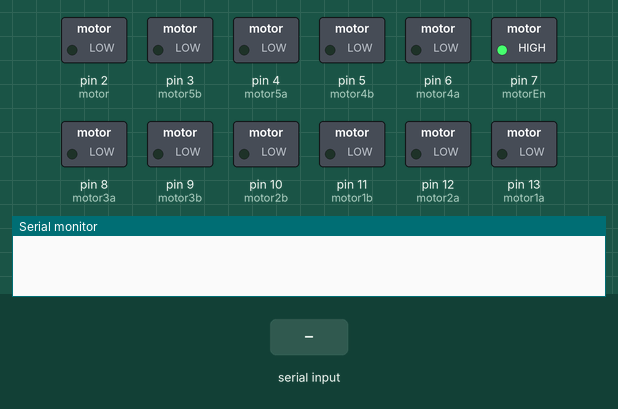
Simulated run of this sketch. Board: Arduino Uno, built with avr-gcc and run on an emulated ATmega328P. On the bench: switched loads named in the sketch (green lamp = pin HIGH), the last lines printed to the serial monitor. The test bench sets the inputs (shaded band).

Above: at 1.2 s.
1.3 s: ";" received over Serial
At 2.3 s:
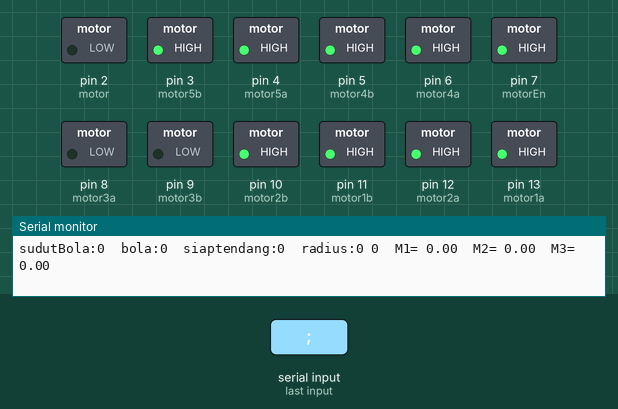
Timing chart, 0 to 4.3 s (numbered marks = the images above; inputs shaded):
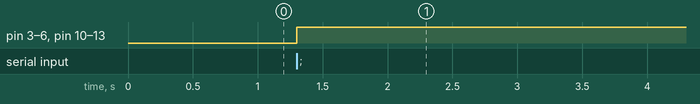

The sketch:

kiper_v1.ino
```cpp
#define motor1a 13
#define motor1b 11 //PWM
#define motor2a 12
#define motor2b 10 //PWM
#define motor3a 8
#define motor3b 9  //PWM
#define motor4a 6
#define motor4b 5  //PWM
#define motor5a 4
#define motor5b 3  //PWM
#define motorEn 7
#define pneumatic 2
#define ir  A3

int motor[] = {
  motor1a, motor1b, motor2a, motor2b, motor3a, motor3b, motor4a, motor4b, motor5a, motor5b, motorEn, pneumatic
};
float motor1, motor2, motor3, motor4, motor5, angular;
float rotatePWM = 0; //perlu di-PID-kan
float maxPWM = 255;
int speedRobot = 60;    //kecepatan robot mendekati bola (0-255)
int sudut, lastSudut;
int error, lastError, kp = 7, kd = 10, kr = 20;
int sudutBola, bola, siapTendang, sudutGawang, radius;
long timeNow;
boolean lastDir; //true = kanan, false = kiri

String s;
char a;

void setup() {
  Serial.begin(9600);
  for (int i = 0; i < sizeof(motor) / 2; i++) {
    pinMode(motor[i], OUTPUT);
  }
  digitalWrite(motorEn, HIGH);
}

void loop() {
  if (Serial.available() > 0)
  {
    a = Serial.read();
    s += a;
    if (a == ';') {
      parsingData();
      //*******************invers kinematic************************
      //menentukan nilai +- angular dan error
      if (sudutBola >= 0) {
        sudut = 90;
        lastDir = false;
      }
      else {
        sudut = -90;
        sudutBola = -sudutBola;
        lastDir = true;
      }
      error = sudutBola;
      speedRobot = pid(error, radius);
      if (sudutBola > 25 || sudutBola <-25) speedRobot = 0;

      if (bola == 0) { //jika tidak mendeteksi bola
        //robot berputar ke kanan
        if (!lastDir) {
          //putarKanan();
        }
        //robot berputar ke kiri
        else if (lastDir) {
          //putarKiri();
        }
        motor1 = 0;
        motor2 = 0;
        motor3 = 0;
      }
      else {  //jika mendeteksi bola
        if (siapTendang == 1 && scanIr() < 15) {
//          digitalWrite(pneumatic, HIGH);
//          delay(200);
//          digitalWrite(pneumatic, LOW);
//          delay(200);
        }
        else {
          inversKinematic();
        }
      }

      pembatasPwmMotor();
      kontrolArahMotor();

      Serial.print("\tM1= ");
      Serial.print(motor1);
      Serial.print("\t");
      Serial.print("M2= ");
      Serial.print(motor2);
      Serial.print("\t");
      Serial.print("M3= ");
      Serial.println(motor3);
      s = "";
    }
  }
}

//========================FUNGSI -FUNGSI=========================

void pembatasPwmMotor() {
  //limiter PWM
  if (motor1 > maxPWM)  motor1 = maxPWM;
  if (motor1 < -maxPWM) motor1 = -maxPWM;
  if (motor2 > maxPWM)  motor2 = maxPWM;
  if (motor2 < -maxPWM) motor2 = -maxPWM;
  if (motor3 > maxPWM)  motor3 = maxPWM;
  if (motor3 < -maxPWM) motor3 = -maxPWM;
  if (motor4 > maxPWM)  motor4 = maxPWM;
  if (motor4 < -maxPWM) motor4 = -maxPWM;
  if (motor5 > maxPWM)  motor5 = maxPWM;
  if (motor5 < -maxPWM) motor5 = -maxPWM;
}

void kontrolArahMotor() {
  //kontrol arah motor CW (a-, b+) dan CCW (a+, b-)
  if (motor1 >= 0) {
    digitalWrite(motor1a, HIGH);
    analogWrite(motor1b, maxPWM - motor1);
  }
  if (motor1 < 0) {
    digitalWrite(motor1a, LOW);
    analogWrite(motor1b, -motor1);
  }
  if (motor2 >= 0) {
    digitalWrite(motor2a, HIGH);
    analogWrite(motor2b, maxPWM - motor2);
  }
  if (motor2 < 0) {
    digitalWrite(motor2a, LOW);
    analogWrite(motor2b, -motor2);
  }
  if (motor3 >= 0) {
    digitalWrite(motor3a, LOW);
    analogWrite(motor3b, motor3);
  }
  if (motor3 < 0) {
    digitalWrite(motor3a, HIGH);
    analogWrite(motor3b, maxPWM + motor3);
  }
  if (motor4 >= 0) {
    digitalWrite(motor4a, HIGH);
    analogWrite(motor4b, maxPWM - motor4);
  }
  if (motor4 < 0) {
    digitalWrite(motor4a, LOW);
    analogWrite(motor4b, -motor4);
  }
  if (motor5 >= 0) {
    digitalWrite(motor5a, HIGH);
    analogWrite(motor5b, maxPWM - motor5);
  }
  if (motor5 < 0) {
    digitalWrite(motor5a, LOW);
    analogWrite(motor5b, -motor5);
  }
}

int pid(int err, int rad) {
  if (err > 20) err = 20;
  if (err < -20) err = -20;
  int pid = (err * kp) + ((err - lastError) * kd);
  lastError = err;
  pid = pid - (rad/70*kr);
  if (pid < 50) pid = 0;
  Serial.print(" ");
  Serial.print(pid);
  return pid;
}

int scanIr() {
  float A = analogRead(ir) * 0.0048828125;
  double jarak = 65 * pow(A, -1.15);
  double B = (jarak / 1023 * 5) * 100 - 4;
  //Serial.print(B);
  return B;
}

void parsingData() {
  int commaIndex = s.indexOf(',');
  int secondCommaIndex = s.indexOf(',', commaIndex + 1);
  int thirdCommaIndex = s.indexOf(',', secondCommaIndex + 1);

  String firstValue = s.substring(0, commaIndex);
  String secondValue = s.substring(commaIndex + 1, secondCommaIndex);
  String thirdValue = s.substring(secondCommaIndex + 1, thirdCommaIndex);
  String fourthValue = s.substring(thirdCommaIndex + 1);

  sudutBola = firstValue.toInt();
  bola = secondValue.toInt();
  siapTendang = thirdValue.toInt();
  radius = fourthValue.toInt();

  Serial.print("sudutBola:");
  Serial.print(sudutBola);
  Serial.print("  bola:");
  Serial.print(bola);
  Serial.print("  siaptendang:");
  Serial.print(siapTendang);
  Serial.print("  radius:");
  Serial.print(radius);
}

void putarKanan() {
  motor1 = speedRobot / 2;
  motor2 = speedRobot / 2;
  motor3 = speedRobot / 2;
}

void putarKiri() {
  motor1 = -speedRobot / 2;
  motor2 = -speedRobot / 2;
  motor3 = -speedRobot / 2;
}

void handlingKiri() {
  digitalWrite(motor5a, HIGH);
  analogWrite(motor5b, 0);
}

void handlingKanan() {
  digitalWrite(motor4a, LOW);
  analogWrite(motor4b, 255);
}

void stopHandling() {
  digitalWrite(motor4b, LOW);
  digitalWrite(motor5b, LOW);
}

void inversKinematic() {
  motor1 = speedRobot * (cos(radians(150 - sudut)));
  motor2 = speedRobot * (cos(radians(30 - sudut)));
  motor3 = speedRobot * (cos(radians(270 - sudut)));
}
```

Measured:
- after the input at 1.3 s, pin 3 (motor5b), pin 4 (motor5a), pin 5 (motor4b), pin 6 (motor4a), pin 10 (motor2b), pin 11 (motor1b), pin 12 (motor2a), pin 13 (motor1a): LOW → HIGH at once
